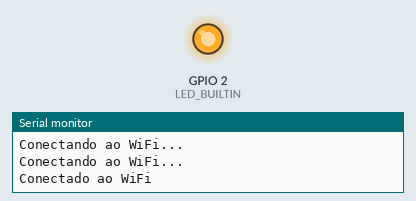
The sketch below on a simulated ESP8266 (NodeMCU). Shown: output pins drawn as LEDs (lit = HIGH, except the on-board LED, lit = LOW), the last lines printed to the serial monitor. WiFi joins after 1.5 s; servers stay silent unless stated; no MQTT or app messages arrive unless stated.

Above: at 2.2 s.
At 5.5 s:
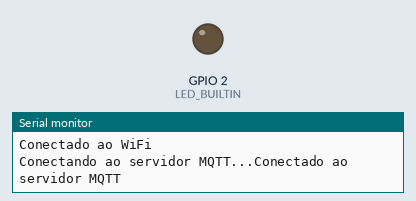
Timing chart, 0 to 10.5 s (numbered marks = the images above):
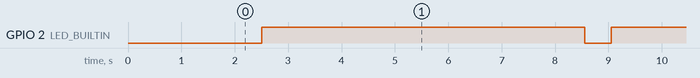

The sketch:

Blink.ino
```cpp
#include <ESP8266WiFi.h>
#include <PubSubClient.h>

const char* ssid = "Rede_carlos";
const char* password = "1205032383";
const char* mqtt_server = "192.168.0.107";
const char* mqtt_topic = "/brilliant/listen";

bool mensagemEnviada = false;
long lastMsg = 0;

WiFiClient espClient;
PubSubClient client(espClient);

void setup() {
  Serial.begin(115200);
  pinMode(LED_BUILTIN, OUTPUT);
  WiFi.begin(ssid, password);
  while (WiFi.status() != WL_CONNECTED) {
    delay(1000);
    Serial.println("Conectando ao WiFi...");
  }
  Serial.println("Conectado ao WiFi");

  client.setServer(mqtt_server, 1883);
}

void loop() {
  digitalWrite(LED_BUILTIN, LOW);
  delay(500);
  digitalWrite(LED_BUILTIN, HIGH);
  delay(1000);

  if (!client.connected()) {
    reconnect();
  }
  client.loop();
  long now = millis();
  if (!mensagemEnviada && now - lastMsg > 5000) {
    lastMsg = now;
    client.publish(mqtt_topic, "       ________________\n"
                               "     |'-.--._ _________:");
    delay(10);
    client.publish(mqtt_topic, "     |  /    |  __    __\\\n"
                               "     | |  _  | [\\_\\= [\\_\\");
    delay(15);
    client.publish(mqtt_topic, "     | |.' '. \\.........|\n"
                               "     | ( <)  ||:       :|_\n"
                               "      \\ '._.' | :.....: |_(o");
    delay(20);
    client.publish(mqtt_topic, "       '-\\_   \\ .------./\n"
                               "       _   \\   ||.---.||  _\n"
                               "      / \\  '-._|/\\n~~\\n' | \\");
    delay(25);
    client.publish(mqtt_topic, "     (| []=.--[===[()]===[) |\n"
                               "     <\\_/  \\_______/ _.' /_/\n"
                               "     ///            (_/_/");
    delay(30);
    client.publish(mqtt_topic, "     |\\\\            [\\ \n"
                               "     ||:|           | I|\n"
                               "     |::|           | I|");
    delay(35);
    client.publish(mqtt_topic, "     ||:|           | I|\n"
                               "     ||:|           : \\:\n"
                               "     |\\:|            \\I|");
    delay(40);
    client.publish(mqtt_topic, "     :/\\:            ([]) \n"
                               "     ([])             [|\n"
                               "      ||              |\\_");
    delay(45);
    client.publish(mqtt_topic, "     _/_\\_            [ -'-.__\n"
                               "snd <]   \\>            \\_____.>\n"
                               "      \\__/");
    mensagemEnviada = true;
  }

  // Lógica para obter dados dos sensores ou outras fontes
  String field1Value = "valor_do_campo_1";
  int field2Value = 42;

  // Monta a mensagem
  String message = "{\"field1\":\"" + field1Value + "\",\"field2\":" + String(field2Value) + "}";

  // Publica a mensagem no tópico MQTT
  client.publish(mqtt_topic, message.c_str());

  delay(5000);  // Aguarda 5 segundos antes de enviar a próxima mensagem
}

void reconnect() {
  while (!client.connected()) {
    Serial.print("Conectando ao servidor MQTT...");
    if (client.connect("ESP8266Client")) {
      Serial.println("Conectado ao servidor MQTT");
    } else {
      Serial.print("Falha na conexão, rc=");
      Serial.print(client.state());
      Serial.println(" Tentando novamente em 5 segundos...");
      delay(5000);
    }
  }
}
```

Measured:
- by itself, GPIO 2 (LED_BUILTIN): alternates HIGH for 6.0 s and LOW for 0.50 s
